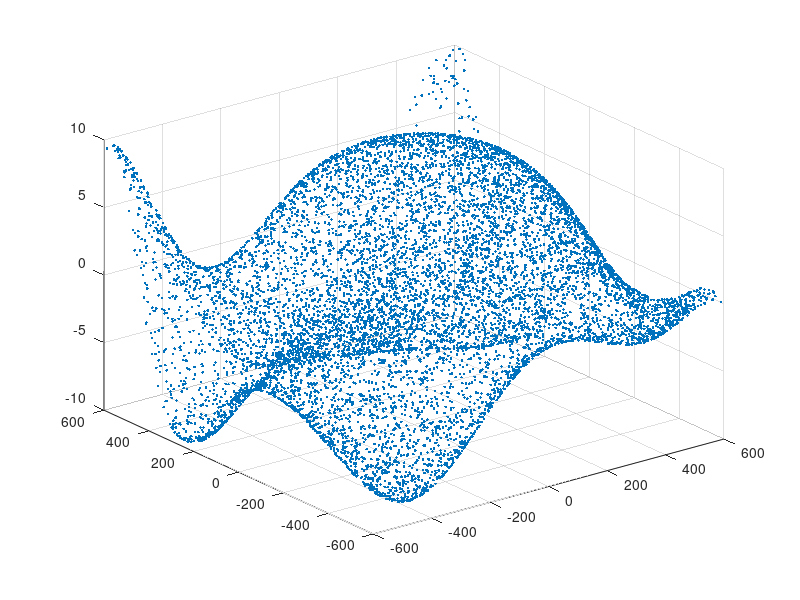

Write MATLAB code to recreate this figure.
%Initialization and Random Point Generation
clear
point_sum=10000;
x = -600+1200*rand(1,point_sum);
y = -600+1200*rand(1,point_sum);

%Grid-based processing
side_num=sqrt(point_sum);
X=reshape(x,[side_num,side_num]);
Y=reshape(y,[side_num,side_num]);
% [X,Y] = meshgrid(x,y); 

%Two formulas used for simulating terrain surfaces
%Z1 = 7*(cos(0.006*X)+cos(0.008*X))+12*(cos(0.01*Y)+cos(0.015*Y))+15*(cos(8*(10.^(-6))*X.^2+(10.^(-5))*Y.^2)+cos(1.2*(10.^(-5))*X.^2+2.5*(10.^(-5))*Y.^2-0.8))+3*((sin(0.025*X)).*(cos(0.018*Y))+(sin(0.018*X)).*(cos(0.01*Y)))+45*sin((10.^(-5))*Y.^2+0.005*X+0.003*Y-0.3)-(1.5*(10.^(-4))*X.^2)-(4*(10.^(-10))*X.^4)-(5*(10.^(-4))*Y.^2)+(8*(10.^(-10))*Y.^4)+(5*(10.^(-16))*(Y.^4).*(X.^2))+600;
%Z2 = 7*(cos(0.006*X)+cos(0.008*X))+12*(cos(0.01*Y)+cos(0.015*Y))+15*(cos(8*(10.^(-6))*X.^2+(10.^(-5))*Y.^2)+cos(1.2*(10.^(-5))*X.^2+2.5*(10.^(-5))*Y.^2-0.8))+3*((sin(0.025*X)).*(cos(0.018*Y))+(sin(0.018*X)).*(cos(0.01*Y)))+45*sin((10.^(-5))*Y.^2+0.005*X+0.003*Y-0.3)-(1.5*(10.^(-4))*X.^2)-(4*(10.^(-10))*X.^4)-(5*(10.^(-4))*Y.^2)+(8*(10.^(-10))*Y.^4)+(5*(10.^(-16))*(Y.^4).*(X.^2))+5*sin((10.^(-5))*(Y.^2)+0.005*X+0.003*Y-0.3)+5*cos(8*(10.^(-6))*(X.^2)+(10.^(-5))*(Y.^2))+600;

%Ground ture surface
Z1 =5*sin((10.^(-5))*(Y.^2)+0.005*X+0.003*Y-0.3)+5*cos(8*(10.^(-6))*(X.^2)+(10.^(-5))*(Y.^2));

%Three-dimensional mesh visualization
%Fig = mesh(X,Y,Z1);

%Three-dimensional scatter plot visualization
pix_count=side_num;
X_1wei=x;
Y_1wei=y;
Z1_1wei=reshape(Z1,[1,pix_count*pix_count]);
%Z2_1wei=reshape(Z2,[1,pix_count*pix_count]);
%figure
scatter3(X_1wei,Y_1wei,Z1_1wei,'.')
%figure
 %scatter3(X_1wei,Y_1wei,Z2_1wei,'.')

%Data Export
% x_y_z1=[];
% for i=1:1:length(X_1wei)
 %    hang=[];
  %   hang=[hang X_1wei(i)];hang=[hang Y_1wei(i)];hang=[hang Z1_1wei(i)];
 %    x_y_z1=[x_y_z1;hang];
% end
 %xlswrite('T1_rand1.xlsx',x_y_z1);
% x_y_z2=[];
% for i=1:1:length(X_1wei)
%     hang=[];
%     hang=[hang X_1wei(i)];hang=[hang Y_1wei(i)];hang=[hang Z2_1wei(i)];
%     x_y_z2=[x_y_z2;hang];
% end
 %xlswrite('T2_rand1.xlsx',x_y_z2);
